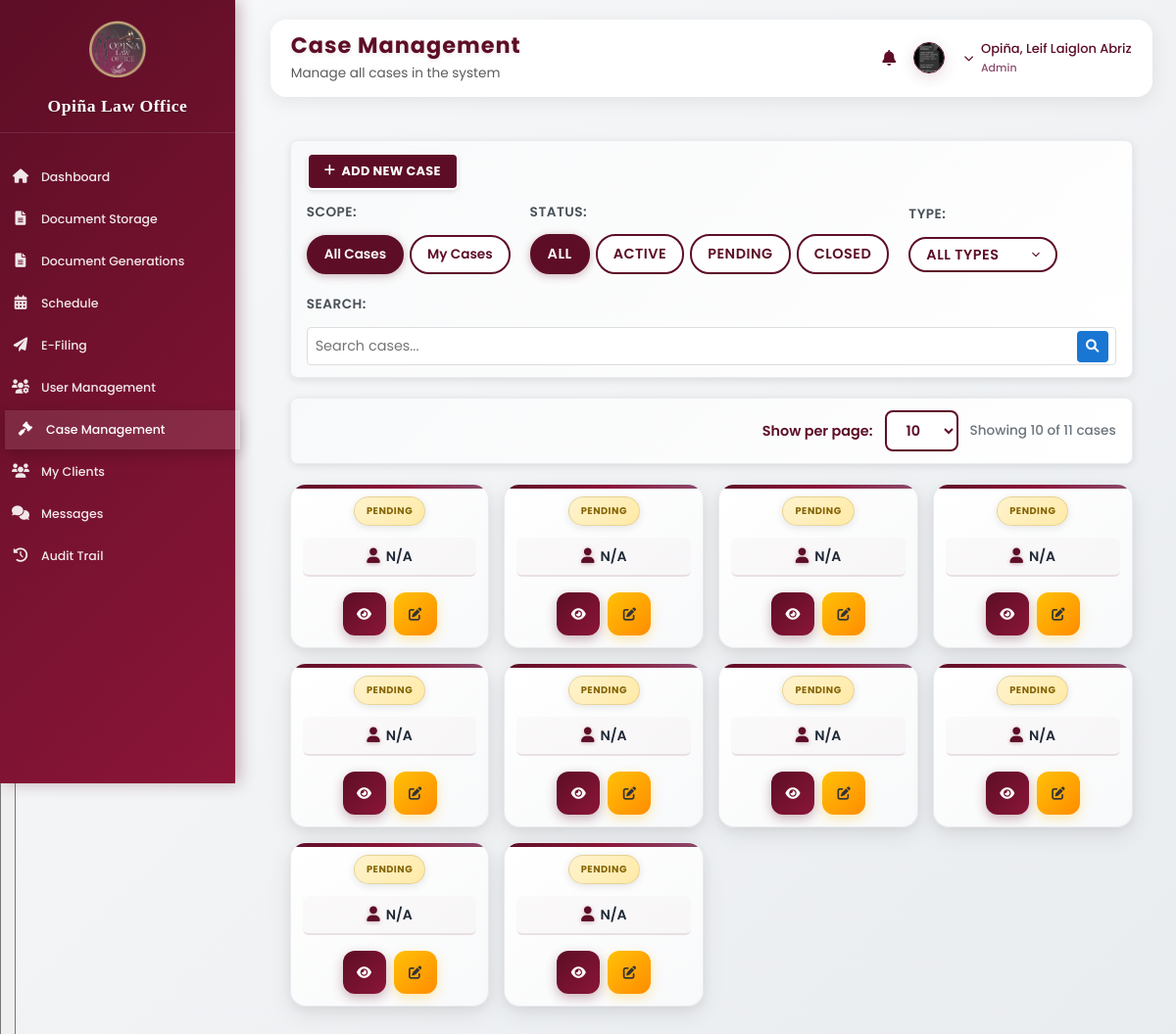
The app's page /admin_managecases.php (signed in) with its own data.
### tables this page shows
CREATE TABLE `user_form` (
  `id` int(11) NOT NULL,
  `name` varchar(100) NOT NULL,
  `profile_image` varchar(255) DEFAULT NULL,
  `last_login` datetime DEFAULT NULL,
  `email` varchar(100) NOT NULL,
  `phone_number` varchar(20) DEFAULT NULL,
  `password` varchar(255) NOT NULL,
  `user_type` enum('admin','attorney','client','employee') DEFAULT 'client',
  `login_attempts` int(11) DEFAULT 0,
  `last_failed_login` timestamp NULL DEFAULT NULL,
  `account_locked` tinyint(1) DEFAULT 0,
  `first_login` tinyint(1) DEFAULT 1,
  `waiver_accepted` tinyint(1) DEFAULT 0,
  `password_changed` tinyint(1) DEFAULT 0,
  `lockout_until` timestamp NULL DEFAULT NULL,
  `created_at` timestamp NOT NULL DEFAULT current_timestamp(),
  `created_by` int(11) DEFAULT NULL
);

CREATE TABLE `attorney_cases` (
  `id` int(11) NOT NULL,
  `title` varchar(255) NOT NULL,
  `description` text NOT NULL,
  `attorney_id` int(11) NOT NULL,
  `created_at` datetime NOT NULL DEFAULT current_timestamp(),
  `client_id` int(11) DEFAULT NULL,
  `case_type` varchar(100) DEFAULT NULL,
  `status` varchar(50) DEFAULT 'Active',
  `next_hearing` date DEFAULT NULL
);

### admin_managecases.php (the view, shortened to what this page needs)
<?php
require_once 'action_logger_helper.php';
$cases = [];
$sql = "SELECT ac.*,
        c.name as client_name,
        a.name as attorney_name,
        ac.created_at as date_filed,
        ac.attorney_id
        FROM attorney_cases ac
        LEFT JOIN user_form c ON ac.client_id = c.id
        LEFT JOIN user_form a ON ac.attorney_id = a.id
        ORDER BY ac.created_at DESC";
$result = $conn->query($sql);
if ($result) {
    while ($row = $result->fetch_assoc()) {
        $cases[] = $row;
    }
}
?>
<!DOCTYPE html>
<html lang="en">
<head>
    <link rel="stylesheet" href="https://cdnjs.cloudflare.com/ajax/libs/font-awesome/6.0.0/css/all.min.css">
    <link rel="stylesheet" href="assets/css/dashboard.css?v=<?= time() ?>">
</head>
<body>
    <button class="hamburger-menu" id="hamburgerMenu">
        <i class="fas fa-bars"></i>
    </button>
    <div class="sidebar">
        <div class="sidebar-header">
            <img src="images/logo.jpg" alt="Logo">
            <h2>Opiña Law Office</h2>
        </div>
        <ul class="sidebar-menu">
            <li><a href="admin_dashboard.php"><i class="fas fa-home"></i><span>Dashboard</span></a></li>
            <li><a href="admin_documents.php"><i class="fas fa-file-alt"></i><span>Document Storage</span></a></li>
            <li><a href="admin_document_generation.php"><i class="fas fa-file-alt"></i><span>Document Generations</span></a></li>
            <li><a href="admin_schedule.php"><i class="fas fa-calendar-alt"></i><span>Schedule</span></a></li>
            <li><a href="admin_efiling.php"><i class="fas fa-paper-plane"></i><span>E-Filing</span></a></li>
            <li><a href="admin_usermanagement.php"><i class="fas fa-users-cog"></i><span>User Management</span></a></li>
            <li><a href="admin_managecases.php" class="active"><i class="fas fa-gavel"></i><span>Case Management</span></a></li>
            <li><a href="admin_clients.php"><i class="fas fa-users"></i><span>My Clients</span></a></li>
            <li><a href="admin_messages.php"><i class="fas fa-comments"></i><span>Messages</span><span class="unread-message-badge hidden" id="unreadMessageBadge">0</span></a></li>
            <li><a href="admin_audit.php"><i class="fas fa-history"></i><span>Audit Trail</span></a></li>
        </ul>
    </div>
    <div class="main-content">
        <?php
        $page_title = 'Case Management';
        $page_subtitle = 'Manage all cases in the system';
        include 'components/profile_header.php';
        ?>
        <div class="content">
            <div class="action-bar">
                <div class="primary-action">
                    <button class="btn-primary" onclick="showAddCaseModal()">
                        <i class="fas fa-plus"></i> Add New Case
                    </button>
                </div>
                <div class="filter-controls">
                    <div class="filter-group case-scope">
                        <label class="filter-label">Scope:</label>
                        <div class="case-filters">
                            <button class="case-filter-btn active" data-filter="all">All Cases</button>
                            <button class="case-filter-btn" data-filter="my">My Cases</button>
                        </div>
                    </div>
                    <div class="filter-group status-scope">
                        <label class="filter-label">Status:</label>
                        <div class="filters">
                            <button class="filter-btn active" data-status="">All</button>
                            <button class="filter-btn" data-status="Active">Active</button>
                            <button class="filter-btn" data-status="Pending">Pending</button>
                            <button class="filter-btn" data-status="Closed">Closed</button>
                        </div>
                    </div>
                    <div class="filter-group type-scope">
                        <label class="filter-label">Type:</label>
                        <div class="type-filters">
                            <select id="typeFilter">
                                <option value="">All Types</option>
                            </select>
                        </div>
                    </div>
                    <div class="filter-group search-scope">
                        <label class="filter-label">Search:</label>
                        <div class="search-bar">
                            <input type="text" id="searchInput" placeholder="Search cases...">
                            <button><i class="fas fa-search"></i></button>
                        </div>
                    </div>
                </div>
            </div>
            <div class="pagination-controls" style="margin: 20px 0; padding: 12px 16px; background: linear-gradient(135deg, #f8f9fa 0%, #ffffff 100%); border-radius: 8px; box-shadow: 0 2px 8px rgba(0, 0, 0, 0.1); border: 1px solid #e9ecef; display: flex; justify-content: flex-end; align-items: center; gap: 12px;">
                <label for="itemsPerPage" style="font-weight: 600; color: #5D0E26; font-size: 0.9rem;">Show per page:</label>
                <select id="itemsPerPage" style="padding: 8px 16px; border: 2px solid #5D0E26; border-radius: 8px; background: white; color: #5D0E26; font-weight: 600; font-size: 0.9rem; cursor: pointer; transition: all 0.3s ease;">
                    <option value="10" selected>10</option>
                </select>
                <span class="items-info" style="font-weight: 500; color: #6c757d; font-size: 0.85rem;"></span>
            </div>
            <div class="cases-grid" id="casesGrid">
                <?php if (empty($cases)): ?>
                <div class="no-cases">
                    <i class="fas fa-folder-open"></i>
                    <h3>No cases found</h3>
                    <p>Add your first case using the button above</p>
                </div>
                <?php else: ?>
                <?php foreach ($cases as $case): ?>
                <div class="case-card" data-status="<?= htmlspecialchars($case['status']) ?>" data-type="<?= htmlspecialchars($case['case_type']) ?>" data-attorney-id="<?= htmlspecialchars($case['attorney_id']) ?>">
                    <div class="case-header">
                        <div class="case-status status-<?= strtolower($case['status']) ?>"><?= htmlspecialchars($case['status']) ?></div>
                    </div>
                    <div class="client-name">
                        <i class="fas fa-user"></i>
                        <?= htmlspecialchars($case['client_name'] ?? 'N/A') ?>
                    </div>
                    <div class="case-actions">
                        <button class="btn-view" onclick="viewCase(<?= $case['id'] ?>, '<?= htmlspecialchars($case['title']) ?>', '<?= htmlspecialchars($case['client_name'] ?? 'N/A') ?>', '<?= htmlspecialchars($case['attorney_name'] ?? 'N/A') ?>', '<?= htmlspecialchars($case['case_type']) ?>', '<?= htmlspecialchars($case['status']) ?>', '<?= htmlspecialchars($case['description'] ?? '') ?>', '<?= date('M d, Y', strtotime($case['date_filed'])) ?>', '<?= htmlspecialchars($case['next_hearing'] ?? '') ?>')">
                            <i class="fas fa-eye"></i>
                        </button>
                        <button class="btn-edit" onclick="editCase(<?= $case['id'] ?>, '<?= htmlspecialchars($case['title']) ?>', '<?= htmlspecialchars($case['status']) ?>', <?= $case['attorney_id'] ?>)">
                            <i class="fas fa-edit"></i>
                        </button>
                    </div>
                </div>
                <?php endforeach; ?>
                <?php endif; ?>
            </div>
        </div>
    </div>
<script src="assets/js/unread-messages.js?v=1761535512"></script></body>
</html>

### components/profile_header.php (shortened to what this page needs)
<?php
$user_id = $_SESSION['user_id'];
$res = $conn->query("SELECT profile_image, email, phone_number FROM user_form WHERE id=$user_id");
$profile_image = '';
if ($res && $row = $res->fetch_assoc()) {
    $profile_image = $row['profile_image'];
}
$user_name = '';
switch ($_SESSION['user_type']) {
    case 'admin':
        $user_name = $_SESSION['admin_name'] ?? 'Administrator';
        break;
}
$user_title = ucfirst($_SESSION['user_type']);
?>
<div class="header" style="padding: 12px 20px; min-height: auto;">
    <div class="header-title">
        <h1 style="font-size: 1.4rem; margin: 0; line-height: 1.2;"><?= $page_title ?? 'Dashboard' ?></h1>
        <p style="font-size: 0.85rem; margin: 4px 0 0 0; opacity: 0.8;"><?= $page_subtitle ?? 'Overview of your activities' ?></p>
    </div>
    <div class="user-info" style="display: flex; align-items: center; gap: 12px;">
        <div class="notifications-container" style="position: relative;">
            <button id="notificationsBtn" style="background: none; border: none; font-size: 16px; color: var(--primary-color); cursor: pointer; padding: 6px; transition: color 0.2s;" onmouseover="this.style.color='var(--accent-color)'" onmouseout="this.style.color='var(--primary-color)'">
                <i class="fas fa-bell"></i>
            </button>
        </div>
        <div class="profile-dropdown" style="display: flex; align-items: center; gap: 8px;">
            <div style="display: flex; align-items: center; gap: 4px;">
                <img src="<?= htmlspecialchars($profile_image) ?>" alt="<?= $user_title ?>" style="object-fit: cover; width: 32px; height: 32px; border-radius: 50%; border: 1.5px solid var(--primary-color); cursor: pointer;" onclick="toggleProfileDropdown()">
                <i id="profileArrow" class="fas fa-chevron-down" style="color: var(--primary-color); font-size: 10px; transition: transform 0.3s ease; cursor: pointer;" onclick="toggleProfileDropdown()"></i>
            </div>
            <div class="user-details">
                <h3 style="margin: 0; font-size: 13px; color: var(--primary-color); font-weight: 500;"><?= htmlspecialchars($user_name) ?></h3>
                <p style="margin: 0; font-size: 11px; color: var(--accent-color);"><?= $user_title ?></p>
            </div>
        </div>
    </div>
</div>

### assets/css/dashboard.css (style rules this page uses)
:root { --primary-color: #5D0E26; --primary-dark: #4A0B1E; --secondary-color: #8B1538; --accent-color: #8B4A6B; --text-color: #333; --light-gray: #f8f9fa; --border-color: #dcdde1; --success-color: #27ae60; --warning-color: #f39c12; --danger-color: #e74c3c; --info-color: #3498db; --gradient-primary: linear-gradient(135deg, #5D0E26, #8B1538); --gradient-secondary: linear-gradient(135deg, #8B1538, #5D0E26); --card-shadow: 0 4px 20px rgba(0, 0, 0, 0.08); --card-shadow-hover: 0 8px 30px rgba(0, 0, 0, 0.12); --border-radius: 16px; --transition: all 0.3s cubic-bezier(0.4, 0, 0.2, 1); }
* { margin: 0; padding: 0; box-sizing: border-box; font-family: 'Poppins', sans-serif; }
html { overflow-x: hidden; }
body { background: linear-gradient(135deg, #f8f9fa 0%, #e9ecef 100%); color: var(--text-color); display: flex; min-height: 100vh; overflow-x: hidden; font-size: 14px; line-height: 1.6; }
.sidebar { width: 240px !important; background: var(--gradient-primary); color: white; padding: 20px 0; height: 100vh; position: fixed; transition: all 0.3s ease; box-shadow: 4px 0 15px rgba(93, 14, 38, 0.3); z-index: 1000; }
.sidebar-header { padding: 0 15px; margin-bottom: 25px; text-align: center; border-bottom: 1px solid rgba(255, 255, 255, 0.1); padding-bottom: 15px; }
.sidebar-header img { width: 60px !important; height: 60px !important; margin-bottom: 12px; border-radius: 8px; border: none; object-fit: cover; }
.sidebar-header h2 { color: white; font-size: 1.1rem !important; margin-bottom: 0; font-family: "Playfair Display", serif; font-weight: 600; text-shadow: 0 1px 2px rgba(0, 0, 0, 0.3); letter-spacing: 0.5px; line-height: 1.2; white-space: nowrap; overflow: hidden; text-overflow: ellipsis; }
.sidebar-menu { list-style: none; }
.sidebar-menu li { margin-bottom: 3px; }
.sidebar-menu a { display: flex; align-items: center; padding: 8px 12px; color: rgba(255, 255, 255, 0.9); text-decoration: none; transition: all 0.3s ease; margin: 0; border-radius: 0; font-weight: 500; font-size: 12.5px; position: relative; flex-direction: row; padding-left: 12px; min-height: 40px; justify-content: flex-start; }
.sidebar-menu a:hover, .sidebar-menu a.active { background: rgba(255, 255, 255, 0.1); color: white; transform: translateX(5px); box-shadow: 0 4px 15px rgba(0, 0, 0, 0.2); }
.sidebar-menu i { margin-right: 12px; font-size: 0.9rem; transition: all 0.3s ease; width: 18px; text-align: center; flex-shrink: 0; }
.main-content { flex: 1; margin-left: 240px !important; padding: 24px; overflow-x: hidden; max-width: calc(100vw - 260px) !important; min-height: 100vh; position: relative; z-index: 1; }
.header { display: flex; justify-content: space-between; align-items: center; padding: 20px 24px; background: white; border-radius: var(--border-radius); box-shadow: var(--card-shadow); margin-bottom: 24px; border: 1px solid rgba(255, 255, 255, 0.8); backdrop-filter: blur(10px); position: relative; z-index: 2000; }
.notifications-container { position: relative !important; z-index: 3000; }
.user-info { display: flex; align-items: center; position: relative; z-index: 3000; }
.header h1 { font-size: 2rem; font-weight: 700; color: var(--primary-color); text-shadow: 0 2px 4px rgba(93, 14, 38, 0.1); letter-spacing: 1px; margin: 0; }
.user-info img { width: 48px; height: 48px; border-radius: 50%; margin-right: 16px; border: 3px solid var(--primary-color); box-shadow: 0 4px 15px rgba(93, 14, 38, 0.15); object-fit: cover; }
.user-details h3 { font-size: 1.1rem; margin-bottom: 4px; color: var(--primary-color); font-weight: 600; }
.user-details p { color: var(--accent-color); font-size: 0.9rem; font-weight: 500; }
.profile-dropdown { position: relative; display: inline-block; }
.btn-primary { background: var(--primary-color); color: white; }
.status-pending, .status-pending { background: rgba(243, 156, 18, 0.1); color: var(--warning-color); border: 1px solid rgba(243, 156, 18, 0.2); }
.btn-primary { background: var(--gradient-primary); color: white; }
@media (max-width: 1200px) { .main-content { padding: 20px; } }
html { scroll-behavior: smooth; }
.case-header { display: flex; justify-content: space-between; align-items: flex-start; margin-bottom: 8px; }
.case-status { padding: 4px 12px; border-radius: 20px; font-size: 0.8rem; font-weight: 600; text-transform: uppercase; }
.status-pending { background: rgba(243, 156, 18, 0.1); color: #f39c12; border: 1px solid rgba(243, 156, 18, 0.2); }

### components/profile_header.php (style rules this page uses)
#profileArrow { transition: transform 0.3s ease, color 0.2s ease; }

### records on screen
user_form: profile_image (picture)
attorney_cases: status "PENDING", client_name "N/A"
attorney_cases: status "PENDING", client_name "N/A"
attorney_cases: status "PENDING", client_name "N/A"
attorney_cases: status "PENDING", client_name "N/A"
attorney_cases: status "PENDING", client_name "N/A"
attorney_cases: status "PENDING", client_name "N/A"
attorney_cases: status "PENDING", client_name "N/A"
attorney_cases: status "PENDING", client_name "N/A"
attorney_cases: status "PENDING", client_name "N/A"
attorney_cases: status "PENDING", client_name "N/A"

### other values on screen
$page_title "Case Management"
$page_subtitle "Manage all cases in the system"
$user_name "Opiña, Leif Laiglon Abriz"
$user_title "Admin"
